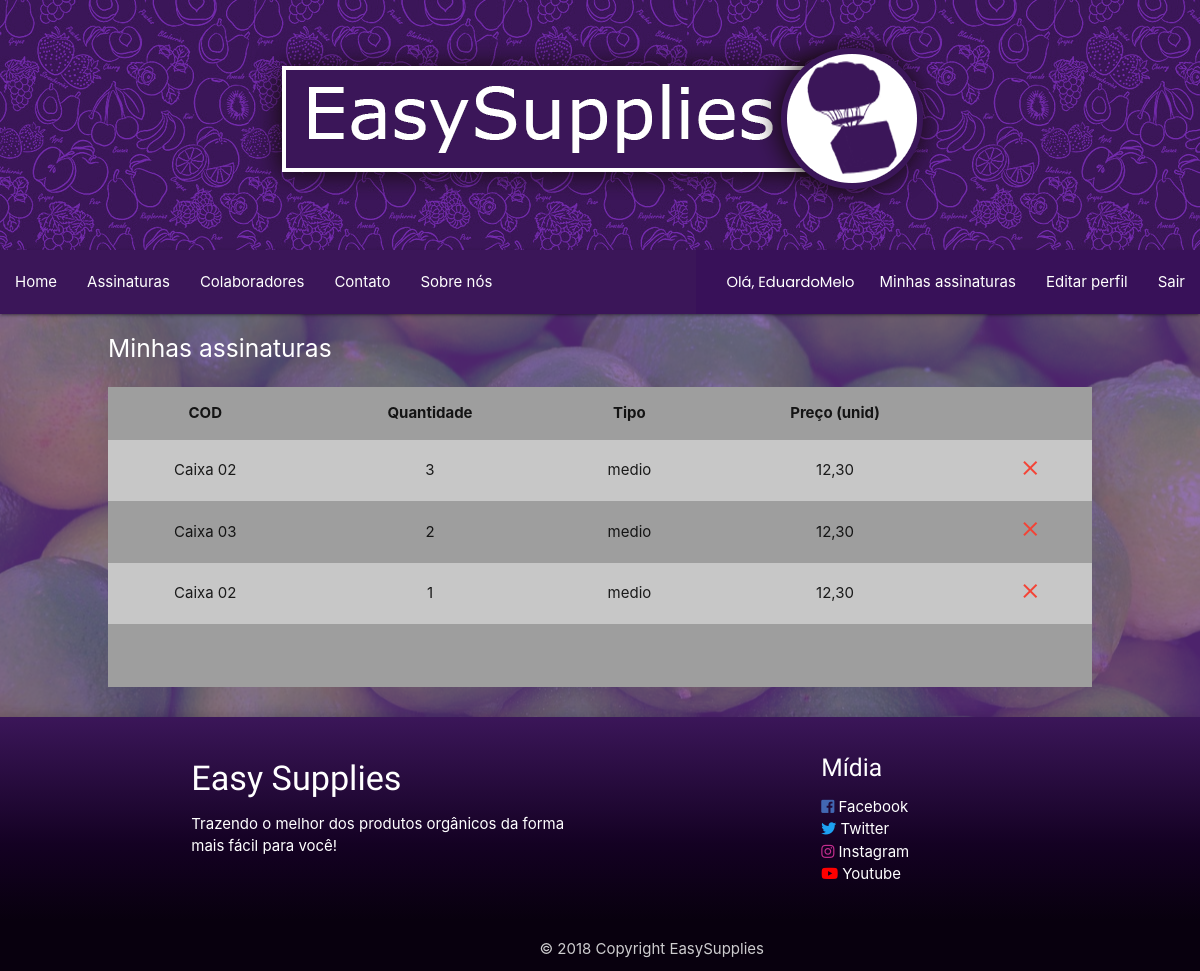
Screenshot of /minhas_assina.php (signed in) with the database file from the repository.
### tables this page shows
CREATE TABLE `minha_ass` (
  `id` int(11) NOT NULL,
  `id_assinaturas` int(11) DEFAULT NULL,
  `id_usuario` int(11) DEFAULT NULL,
  `quantidade` int(11) DEFAULT NULL,
  `tipo` varchar(50) DEFAULT 'medio',
  `modo_entrega` varchar(200) DEFAULT 'nulo',
  `forma_pagamento` varchar(200) DEFAULT 'Boleto',
  `titulo_produto` varchar(200) DEFAULT NULL,
  `preco_produto` varchar(20) DEFAULT NULL
);

### minhas_assina.php (the view, shortened to what this page needs)
 <!DOCTYPE html>
 <html lang="pt-br">
 <link rel="stylesheet" type="text/css" href="css.css">
 <link rel="stylesheet" href="animate/animate.css">
 <link type="text/css" rel="stylesheet" href="css/materialize.min.css" media="screen,projection"/>
 <link rel="stylesheet" href="https://cdnjs.cloudflare.com/ajax/libs/materialize/1.0.0-rc.2/css/materialize.min.css">
 <body style="background-color: rgba(75,0,130,0.8); margin: 0;padding: 0;overflow-x: hidden;overflow-y: visible;">
<?php
include_once("nav.php");
  $usuarios_con = $_SESSION['id'];
  $sqlConsultaUsuario = mysqli_query($conexao, "SELECT * FROM minha_ass WHERE id_usuario='$usuarios_con'");
?>
<div class="width1000" style="color: white; padding-top: 5px; margin-left: 9%;"> <h5>Minhas assinaturas</h5> </div>
<div class="width1000" style="padding-top: 15px;margin-left: 9%; margin-right: 9%">
  <div class="grey" style="height: 300px; margin-bottom: 30px;">
    <div class="container-fluid">
      <div class="row">
        <table class="col s12 centered striped">
          <thead>
            <tr>
              <th>COD</th>
              <th>Quantidade</th>
              <th>Tipo</th>
              <th>Preço (unid)</th>
            </tr>
          </thead>
          <tbody>
            <?php
            while($consultando = $sqlConsultaUsuario->fetch_assoc())
            {
              ?>
            <tr>
              <td><?php echo $consultando['titulo_produto']; ?></td>
              <td><?php echo $consultando['quantidade'] ;?></td>
              <td><?php echo $consultando['tipo']; ?></td>
              <td><?php echo $consultando['preco_produto']; ?></td>
              <td><form method="post"><button name="apagar"type="submit" value="<?php echo $consultando['id']; ?>" style="background-color: transparent; border: none; cursor: pointer;"><i class="material-icons red-text">close</i></button></form></td>
            </tr>
         <?php }
         ?>
          </tbody>
        </table>
      </div>
    </div>
  </div>
</div>
</body>
</html>

### nav.php (shortened to what this page needs)
<div class="header header_back center-align hide-on-med-and-down">
	<img class="responsive-image" src="img/logo_supplies.png">
</div>
 	<nav class="nav-extended back_extend back_navbar" style="z-index: 100">
    <div class="nav-wrapper ">
	    <ul id="nav-mobile" class=" transparent hide-on-med-and-down">
	    	<li> <a class="bottom_t" href="index.php">Home</a>
	        </li>
	        <li>
	          <a  class="bottom_t" href="assina.php">Assinaturas</a>
	        </li>
	        <li>
	          <a class="bottom_t" href="colab.php">Colaboradores</a>
	        </li>
	        <li >
	          <a  class="bottom_t" href="contact.php">Contato</a>
	        </li>
	        <li>
	          <a class="bottom_t" href="about.php">Sobre nós</a>
	        </li>
			<?php
			if (isset($_SESSION["login"]) || isset($_SESSION["senha"])) {
			?>
				<ul class="right" style=" padding-left: 20px;
					background-color: #381159; ">
					<li
					style="font-family: 'Poppins', sans-serif; font-size: 11pt;
					padding-left: 10px;
					padding-right: 10px;
					">
						<?php
					 		$input = $_SESSION['nome'];
					 		list($input) = explode(' ',$input,2);
					 		echo "Olá, ".$input;
					 	?>
					</li>
			    	<li><a href="minhas_assina.php">Minhas assinaturas</a></li>
			    	<li><a href="editar_perfil.php">Editar perfil</a></li>
			    	<li><a href="logout.php" >Sair</a></li>
			    </ul>
			<?php
			}
			?>
		</ul>
    </div>
 	</nav>

### css.css (style rules this page uses)
.back_extend { background: #4B0082; }

### nav.php (style rules this page uses)
.back_extend { background: #3b1659 !important; }
.back_navbar { height: 13px; }
.header_back { height: 250px; width: 100%; background: url('img/back_int.png'); }
.header_back img { padding-top: 35px; }

### rows the page displays
minha_ass: titulo_produto "Caixa 02", quantidade "3", tipo "medio", preco_produto "12,30", $consultando['id'] 45 (drawn)
minha_ass: titulo_produto "Caixa 03", quantidade "2", tipo "medio", preco_produto "12,30", $consultando['id'] 46 (drawn)
minha_ass: titulo_produto "Caixa 02", quantidade "1", tipo "medio", preco_produto "12,30", $consultando['id'] 47 (drawn)

### other values shown
$input "EduardoMelo"
